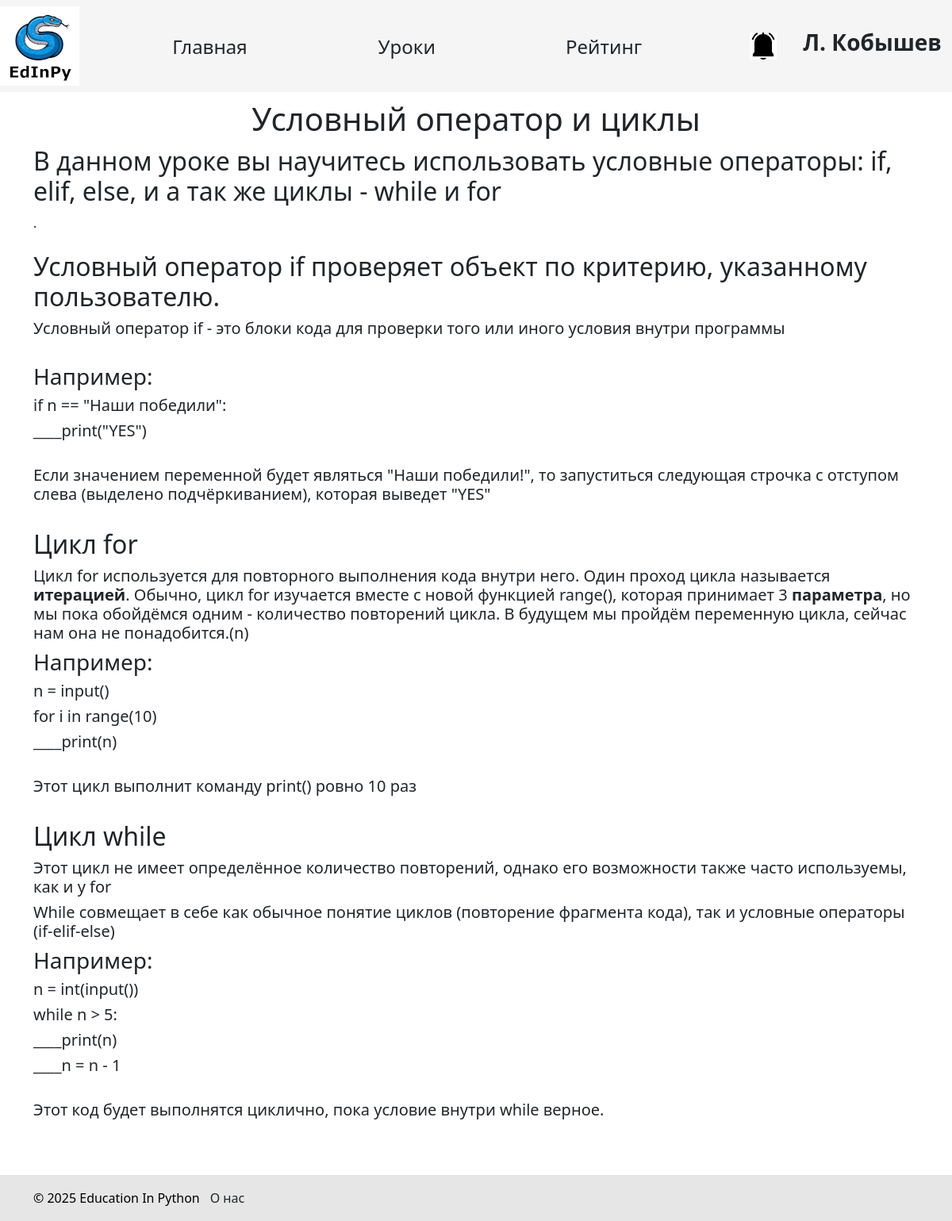
Page /books/2 (signed in) on the committed database.
### data/students.py (models this page shows, shortened)
class Student(SqlAlchemyBase, UserMixin):
    __tablename__ = 'students'
    id = sqlalchemy.Column(sqlalchemy.Integer, primary_key=True, autoincrement=True)
    name = sqlalchemy.Column(sqlalchemy.String, nullable=True)
    surname = sqlalchemy.Column(sqlalchemy.String, nullable=True)
    age = sqlalchemy.Column(sqlalchemy.Integer, nullable=True)
    email = sqlalchemy.Column(sqlalchemy.String, index=True, unique=True, nullable=False)
    hashed_password = sqlalchemy.Column(sqlalchemy.String, nullable=False)
    completed_tasks = sqlalchemy.Column(sqlalchemy.Integer, default=0)
    teacher_id = sqlalchemy.Column(sqlalchemy.Integer, sqlalchemy.ForeignKey("teachers.id"))
    teacher = orm.relationship('Teacher', back_populates='student')
    task = orm.relationship('Solution', back_populates='student')
    image_name = sqlalchemy.Column(sqlalchemy.Text, nullable=True, unique=True)
    def has_notifications(self):
        with create_session() as db_sess:
            result = db_sess.query(StudentNotification).filter(StudentNotification.student_id == current_user.id,
                                                               StudentNotification.is_read == False).first()
            return result is not None

### data/lesson_books.py (models this page shows)
class LessonBook(SqlAlchemyBase):
    __tablename__ = 'lesson_books'
    id = sqlalchemy.Column(sqlalchemy.Integer, primary_key=True, autoincrement=True)
    title = sqlalchemy.Column(sqlalchemy.String)
    description = sqlalchemy.Column(sqlalchemy.String)
    lesson_id = sqlalchemy.Column(sqlalchemy.Integer, sqlalchemy.ForeignKey("lessons.id"), nullable=False)
    paragraphs = orm.relationship('LessonBookParagraph', backref='lesson_books', passive_deletes=True)

### data/lesson_book_paragraphs.py (models this page shows)
class LessonBookParagraph(SqlAlchemyBase):
    __tablename__ = 'lesson_book_paragraphs'
    id = sqlalchemy.Column(sqlalchemy.Integer, primary_key=True, autoincrement=True)
    type = sqlalchemy.Column(sqlalchemy.String, nullable=False)
    content = sqlalchemy.Column(sqlalchemy.String)
    position = sqlalchemy.Column(sqlalchemy.Integer, nullable=False)
    lesson_book_id = sqlalchemy.Column(sqlalchemy.Integer, sqlalchemy.ForeignKey("lesson_books.id", ondelete='CASCADE'),
                                       nullable=False)

### main.py (the view)
@app.route("/books/<int:book_id>")
def show_book(book_id):
    with db_session.create_session() as db_sess:
        book = db_sess.query(LessonBook).filter(LessonBook.id == book_id).first()
        book.paragraphs.sort(key=lambda x: x.position)  # для подгрузки разделов
        if not book:
            return redirect('/lessons')
        return render_template(f'lesson_book.html', book=book, PARAGRAPH_TYPE_IMAGE=PARAGRAPH_TYPE_IMAGE,
                               PARAGRAPH_TYPE_TEXT=PARAGRAPH_TYPE_TEXT)

### data/db_session.py (called while the page is built)
def create_session() -> Session:
    global __factory
    return __factory()

### main.py (called while the page is built)
@login_manager.user_loader
def load_user(id):
    try:
        id, cl = id.split("|")
        if cl not in USER_CLASSES:
            raise Exception
        with db_session.create_session() as db_sess:
            return Session.get(entity=USER_CLASSES[cl], ident=id, self=db_sess)  # создание сессии
    except Exception:
        return None

### templates/lesson_book.html
{% extends "base.html" %} {% block content %}
<h1>{{ book.title }}</h1>
<div class="books_paragraphs">
  {% if book.paragraphs %} {% for paragraph in book.paragraphs %}
  <div class="book_paragraph">
    {% if paragraph.type == PARAGRAPH_TYPE_TEXT %} {{ paragraph.content | safe}}
    {% elif paragraph.type == PARAGRAPH_TYPE_IMAGE %}
    <img src="/static/upload/{{ paragraph.content }}" />
    {% endif %}
  </div>
  <br />
  {% endfor %} {% endif %}
</div>
{% endblock %}

### templates/base.html (shortened to what this page needs)
<!DOCTYPE html>
<html lang="ru">
  <head>
    <link
      href="https://cdn.jsdelivr.net/npm/bootstrap@5.3.3/dist/css/bootstrap.min.css"
      rel="stylesheet"
    />
    <link rel="stylesheet" href="../static/css/style.css" />
    <link rel="stylesheet" href="../static/css/base.css" />
  </head>
  <body>
    <header>
      <nav class="navbar navbar-light">
        <div class="logo">
          <a href="/">
            <img src="{{url_for('static', filename='edinpy.png')}}" />
          </a>
        </div>
        <div class="nav_buttons">
          <a href="/" type="button" class="btn main_page">Главная</a>
          <a href="/lessons" type="button" class="btn lessons">Уроки</a>
          <a href="/rating" type="button" class="btn rating">Рейтинг</a>
        </div>
        <div class="account">
          {% if current_user.is_authenticated %}
          <div class="notifications">
            {% if current_user.__class__.__name__ in ['Student', 'Teacher'] and
            current_user.has_notifications() %}
            <a href="/notifications">
              <img src="{{ url_for('static', filename='bell_black.png') }}" />
            </a>
            {% else %}
            <a href="/notifications"
              ><img src="{{ url_for('static', filename='bell_white.png') }}"
            /></a>
            {% endif %}
          </div>
          <div class="profile_user">
            <a href="/profile" class="btn"
              ><h3>
                <b>{{ current_user.name[0] }}. {{ current_user.surname }}</b>
              </h3></a
            >
          </div>
          {% endif %}
        </div>
      </nav>
    </header>
    <main role="main" class="container">{% block content %}{% endblock %}</main>
    <br /><br /><br /><br />
    <div id="footer">
      <div class="container ms-auto">
        <p>&copy; 2025 Education In Python</p>
        <a href="/about_us" class="btn about_us">О нас</a>
      </div>
    </div>
  </body>
</html>

### static/css/style.css (style rules this page uses)
h1 { text-align: center; margin: 10px auto; }

### static/css/base.css (style rules this page uses)
nav { background-color: rgb(245, 245, 245); }
.logo { align-self: flex-start; background-color: rgb(245, 245, 245); }
div.nav_buttons { flex-grow: 1; display: flex; justify-content: space-evenly; flex-wrap: wrap; }
nav>div.nav_buttons a.main_page, nav>div.nav_buttons a.lessons, nav>div.nav_buttons a.solutions, nav>div.nav_buttons a.rating { width: 7em; height: 2em; font-size: 150%; }
div.notifications { width: 33.75px; align-self: center; margin: 0 20px; }
div.notifications img { width: 100%; background-color: rgb(245, 245, 245); }
.account { display: flex; justify-content: end; }
#footer { position: fixed; left: 0; bottom: 0; padding: 10px; background: rgb(230, 230, 230); color: black; width: 100%; }
#footer .container { display: flex; flex-direction: row; justify-content: start; }
#footer .container p { margin: 0; align-self: center; }

### rows in the picture
Student: name "Л", surname "Кобышев"
LessonBook: title "Условный оператор и циклы"
LessonBookParagraph: content "В данном уроке вы научитесь использовать условные операторы: if, elif, else, и а так же циклы - while и for ."
LessonBookParagraph: content "Условный оператор if проверяет объект по критерию, указанному пользователю. Условный оператор if - это блоки кода для проверки того или иного условия внутри программы Например: if n == \"Наши победили\": ____print(\"YES\") Если значением переменной будет являться \"Наши победили!\", то запуститься следующая строчка с отступом слева (выделено подчёркиванием), которая выведет \"YES\""
LessonBookParagraph: content "Цикл for Цикл for используется для повторного выполнения кода внутри него. Один проход цикла называется итерацией . Обычно, цикл for изучается вместе с новой функцией range(), которая принимает 3 параметра , но мы пока обойдёмся одним - количество повторений цикла. В будущем мы пройдём переменную цикла, сейчас нам она не понадобится.(n) Например: n = input() for i in range(10) ____print(n) Этот цикл выполнит команду print() ровно 10 раз Цикл while Этот цикл не имеет определённое количество повторений, однако его возможности также часто используемы, как и у for While совмещает в себе как обычное понятие циклов (повторение фрагмента кода), так и условные операторы (if-elif-else) Например: n =…"
